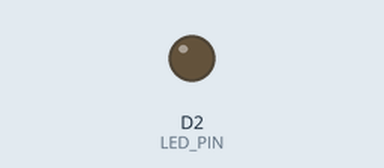
Bench run of a sketch on a simulated ESP8266 (NodeMCU). Parts: output pins drawn as LEDs (lit = HIGH).

Above: at 0.05 s.
At 0.65 s:
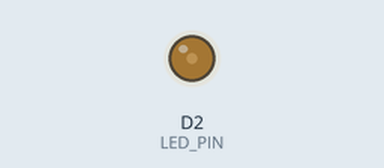
At 1.3 s:
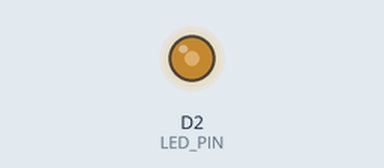
At 2.55 s:
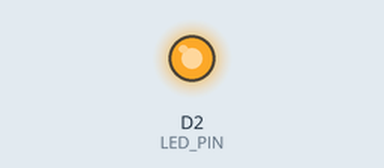
Timing chart, 0 to 5.9 s (numbered marks = the images above):
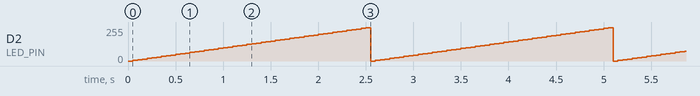

Measured:
- by itself, D2 (LED_PIN): ramps from 0/255 to 250/255 and jumps back, once every 2.6 s

The sketch:

PWM.ino
```cpp
#define LED_PIN D2

int fade = 5;

void setup() {
  // put your setup code here, to run once:
  pinMode(LED_PIN, OUTPUT);
}

void loop() {
  // put your main code here, to run repeatedly:
  for (int i = 0; i < 255; i = (i + fade) % 256) {
    analogWrite(LED_PIN, i);
    delay(50);
  }
}
```
